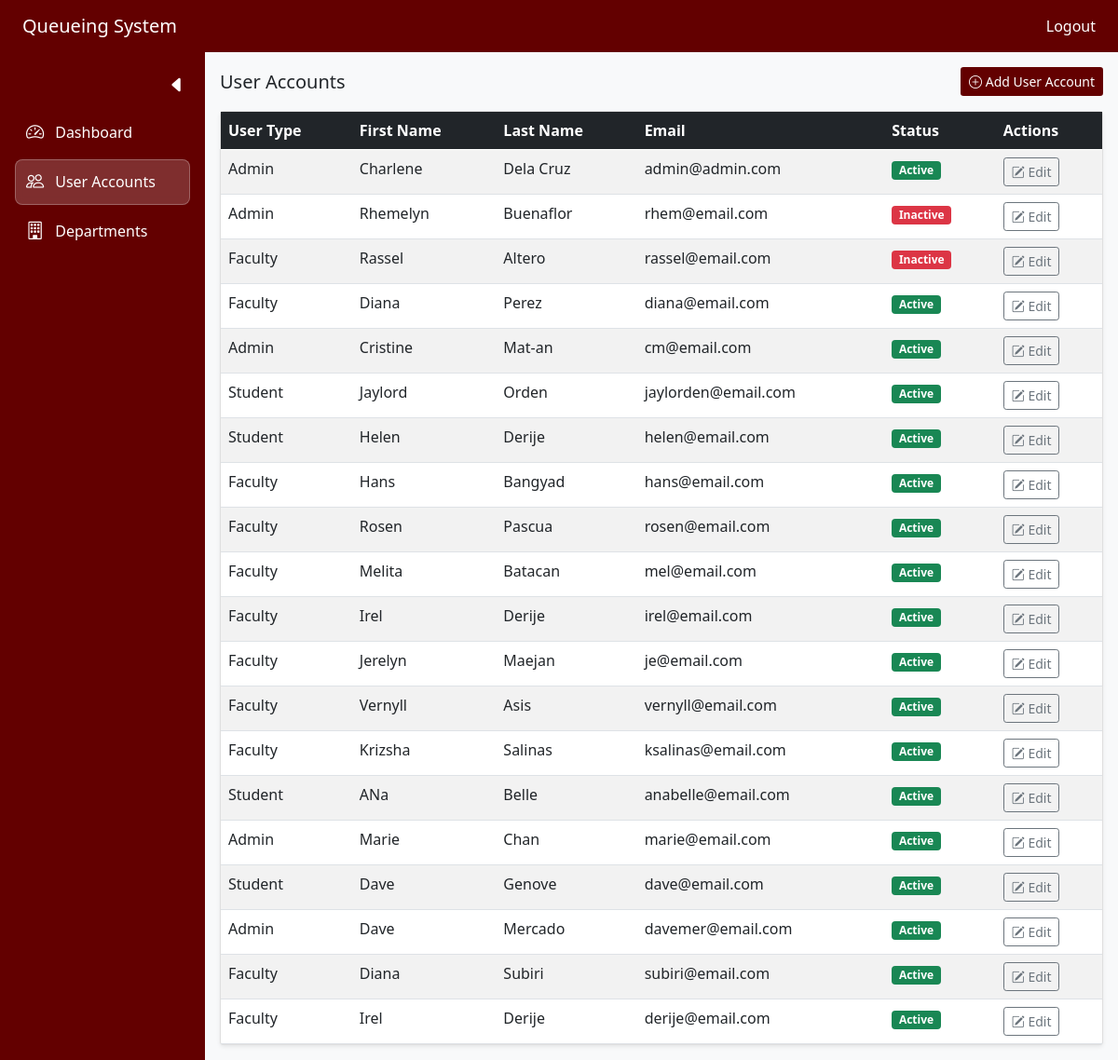
Screenshot of /admin/userAccounts.php with the database file from the repository.
### tables this page shows
CREATE TABLE `useraccount` (
  `first_name` varchar(100) NOT NULL,
  `email` varchar(100) NOT NULL,
  `password` varchar(16) NOT NULL,
  `user_type` varchar(50) NOT NULL,
  `userID` int(50) DEFAULT NULL,
  `status` varchar(50) NOT NULL,
  `last_name` varchar(100) NOT NULL
);

### admin/userAccounts.php (the view, shortened to what this page needs)
<?php
$active = 'users';
require_once '../config/config.php';
try {
    $conn = new Connection();
    $db = $conn->getConnection();
} catch (Exception $e) {
    echo "Connection failed: " . $e->getMessage();
    exit();
}
$query = "SELECT * FROM `useraccount` ";
$stmt = $db->query($query);
$users = $stmt->fetchAll(PDO::FETCH_ASSOC);
?>
<!DOCTYPE html>
<html lang="en">
<head>
    <link rel="stylesheet" href="../bootstrap.min.css">
    <link rel="stylesheet" href="https://cdn.jsdelivr.net/npm/bootstrap-icons/font/bootstrap-icons.css">
</head>
<body class="bg-light">
<?php include 'navbar.php'; ?>
<div class="d-flex">
    <?php include 'sidebar.php'; ?>
    <div class="flex-fill p-3">
        <div class="d-flex justify-content-between align-items-center mb-3">
            <h5 class="mb-0">User Accounts</h5>
            <a href="#" role="button" onclick="return false;" class="btn btn-sm text-white" data-bs-toggle="modal" data-bs-target="#addUserModal" style="background-color:#630000;">
                <i class="bi bi-plus-circle"></i> Add User Account
            </a>
        </div>
        <div class="card shadow-sm">
            <div class="card-body p-0">
                <div class="table-responsive">
                    <table class="table table-striped table-hover mb-0">
                        <thead class="table-dark">
                            <tr>
                                <th>User Type</th>
                                <th>First Name</th>
                                <th>Last Name</th>
                                <th>Email</th>
                                <th>Status</th>
                                <th>Actions</th>
                            </tr>
                        </thead>
                        <tbody>
                            <?php
                            foreach ($users as $user):
                            ?>
                            <tr>
                                <td><?php echo htmlspecialchars($user['user_type']); ?></td>
                                <td><?php echo htmlspecialchars($user['first_name']); ?></td>
                                <td><?php echo htmlspecialchars($user['last_name']); ?></td>
                                <td><?php echo htmlspecialchars($user['email']); ?></td>
                                <td>
                                    <span class="badge bg-<?php echo $user['status'] == 'Active' ? 'success' : 'danger'; ?>">
                                        <?php echo htmlspecialchars($user['status']); ?>
                                    </span>
                                </td>
                                <td>
                                <button class="btn btn-sm btn-outline-secondary" data-bs-toggle="modal" data-bs-target="#editUserModal"
                                        data-user-id="<?php echo $user['userID']; ?>"
                                        data-user-type="<?php echo $user['user_type']; ?>"
                                        data-first-name="<?php echo $user['first_name']; ?>"
                                        data-last-name="<?php echo $user['last_name']; ?>"
                                        data-email="<?php echo $user['email']; ?>"
                                        data-status="<?php echo $user['status']; ?>">
                                    <i class="bi bi-pencil-square"></i> Edit
                                </button>
                            </td>
                            </tr>
                            <?php endforeach; ?>
                        </tbody>
                    </table>
                </div>
            </div>
        </div>
    </div>
</div>
</body>
</html>

### admin/navbar.php (shortened to what this page needs)
<nav class="navbar navbar-dark px-4" style="background-color: #630000;">
    <span class="navbar-brand">Queueing System</span>
    <a href="../adminLogin.php" class="text-white text-decoration-none">Logout</a>
</nav>

### admin/sidebar.php (shortened to what this page needs)
<div id="sidebar" class="sidebar p-3">
    <div class="d-flex justify-content-end">
        <button class="btn btn-sm p-1 border-0 bg-transparent text-white" onclick="toggleSidebar()">
            <i class="bi bi-caret-left-fill fs-5"></i>
        </button>
    </div>
    <ul class="nav flex-column mt-2">
        <li class="nav-item">
            <a class="nav-link <?= $active=='dashboard'?'active':'' ?>" href="dashboard.php">
                <i class="bi bi-speedometer2"></i>
                <span>Dashboard</span>
            </a>
        </li>
        <li class="nav-item">
            <a class="nav-link <?= $active=='users'?'active':'' ?>" href="userAccounts.php">
                <i class="bi bi-people"></i>
                <span>User Accounts</span>
            </a>
        </li>
        <li class="nav-item">
            <a class="nav-link <?= $active=='departments'?'active':'' ?>" href="departments.php">
                <i class="bi bi-building"></i>
                <span>Departments</span>
            </a>
        </li>
    </ul>
</div>

### admin/sidebar.php (style rules this page uses)
.sidebar { width: 220px; min-height: 100vh; background-color: #630000; transition: 0.3s; }
.sidebar .nav-link { color: #fff; display: flex; align-items: center; gap: 12px; padding: 10px 12px; margin-bottom: 4px; border-radius: 8px; transition: background-color 0.2s, box-shadow 0.2s; }
.sidebar i { font-size: 1.2rem; }
.sidebar .nav-link.active { background-color: rgba(255, 255, 255, 0.18); backdrop-filter: blur(4px); box-shadow: inset 0 0 0 1px rgba(255,255,255,0.25); }

### rows the page displays
useraccount: user_type "Admin", first_name "Charlene", last_name "Dela Cruz", email "admin@admin.com", status "Active"
useraccount: user_type "Admin", first_name "Rhemelyn", last_name "Buenaflor", email "rhem@email.com", status "Inactive"
useraccount: user_type "Faculty", first_name "Rassel", last_name "Altero", email "rassel@email.com", status "Inactive"
useraccount: user_type "Faculty", first_name "Diana", last_name "Perez", email "diana@email.com", status "Active"
useraccount: user_type "Admin", first_name "Cristine", last_name "Mat-an", email "cm@email.com", status "Active"
useraccount: user_type "Student", first_name "Jaylord", last_name "Orden", email "jaylorden@email.com", status "Active"
useraccount: user_type "Student", first_name "Helen", last_name "Derije", email "helen@email.com", status "Active"
useraccount: user_type "Faculty", first_name "Hans", last_name "Bangyad", email "hans@email.com", status "Active"
useraccount: user_type "Faculty", first_name "Rosen", last_name "Pascua", email "rosen@email.com", status "Active"
useraccount: user_type "Faculty", first_name "Melita", last_name "Batacan", email "mel@email.com", status "Active"
useraccount: user_type "Faculty", first_name "Irel", last_name "Derije", email "irel@email.com", status "Active"
useraccount: user_type "Faculty", first_name "Jerelyn", last_name "Maejan", email "je@email.com", status "Active"
useraccount: user_type "Faculty", first_name "Vernyll", last_name "Asis", email "vernyll@email.com", status "Active"
useraccount: user_type "Faculty", first_name "Krizsha", last_name "Salinas", email "ksalinas@email.com", status "Active"
useraccount: user_type "Student", first_name "ANa", last_name "Belle", email "anabelle@email.com", status "Active"
useraccount: user_type "Admin", first_name "Marie", last_name "Chan", email "marie@email.com", status "Active"
useraccount: user_type "Student", first_name "Dave", last_name "Genove", email "dave@email.com", status "Active"
useraccount: user_type "Admin", first_name "Dave", last_name "Mercado", email "davemer@email.com", status "Active"
useraccount: user_type "Faculty", first_name "Diana", last_name "Subiri", email "subiri@email.com", status "Active"
useraccount: user_type "Faculty", first_name "Irel", last_name "Derije", email "derije@email.com", status "Active"
